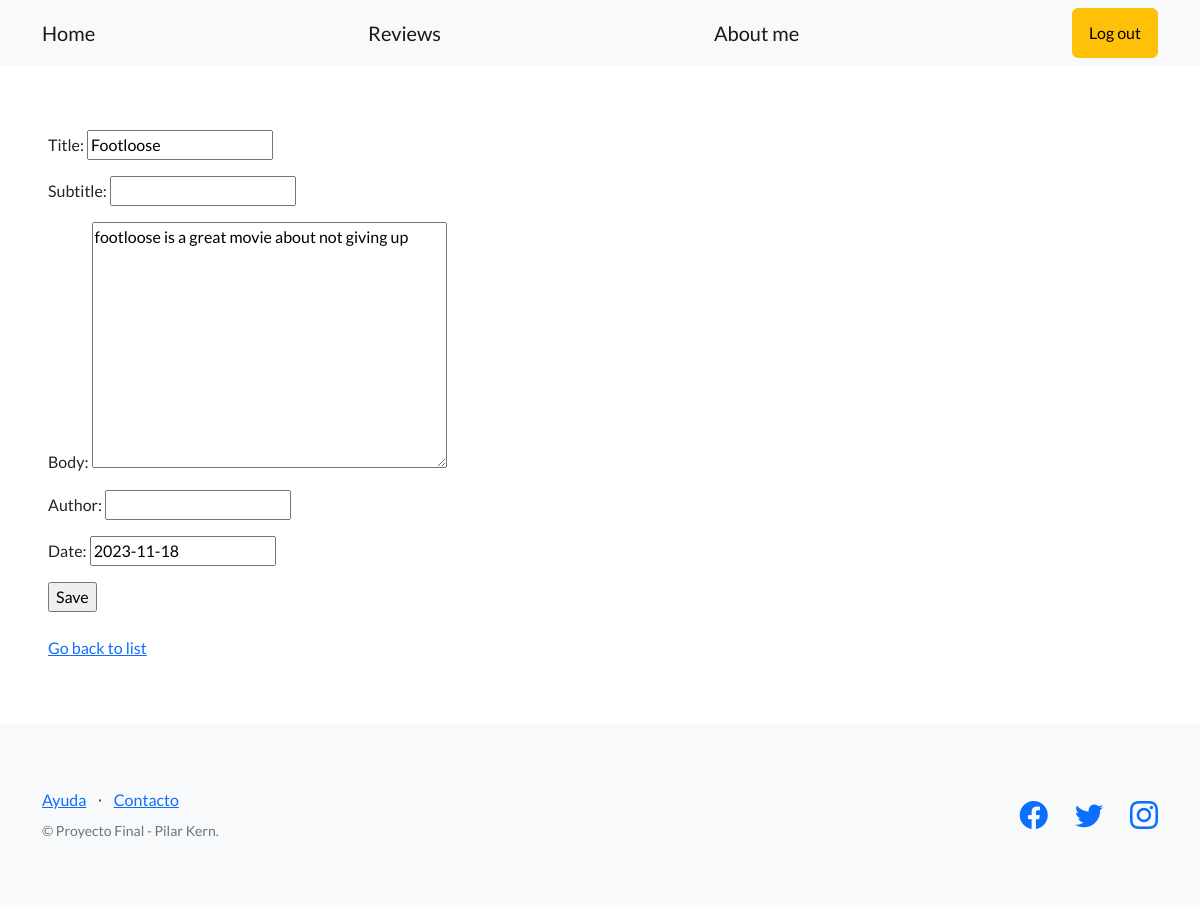
Page /blog/edit-article/5/ (signed in) on the committed database.
### blog/models.py (models this page shows, shortened)
class Article(models.Model):
    title = models.CharField(max_length=64)
    subtitle = models.CharField(max_length=256, blank=True)
    body = models.TextField(blank=True)
    author = models.CharField(max_length=256, blank=True)
    date = models.DateField(blank=True)

### blog/views.py (the view)
# urls.py: path('edit-article/<int:pk>/', ArticleUpdateView.as_view(), name='edit_article'),
class ArticleUpdateView(LoginRequiredMixin, UpdateView):
     model = Article
     fields = ('title', 'subtitle', 'body', 'author', 'date')
     success_url = reverse_lazy('articles_list')

### blog/templates/blog/article_form.html (shortened to what this page needs)
{% extends "base.html" %}
{% block contenido %}
<form method="post">
 {{ form.as_p }}
 <input type="submit" value="Save" />
</form>
<br>
<a href="{% url 'articles_list' %}">Go back to list</a>
{% endblock contenido %}

### rows in the picture
Article: title "Footloose", body "footloose is a great movie about not giving up", date "2023-11-18"
